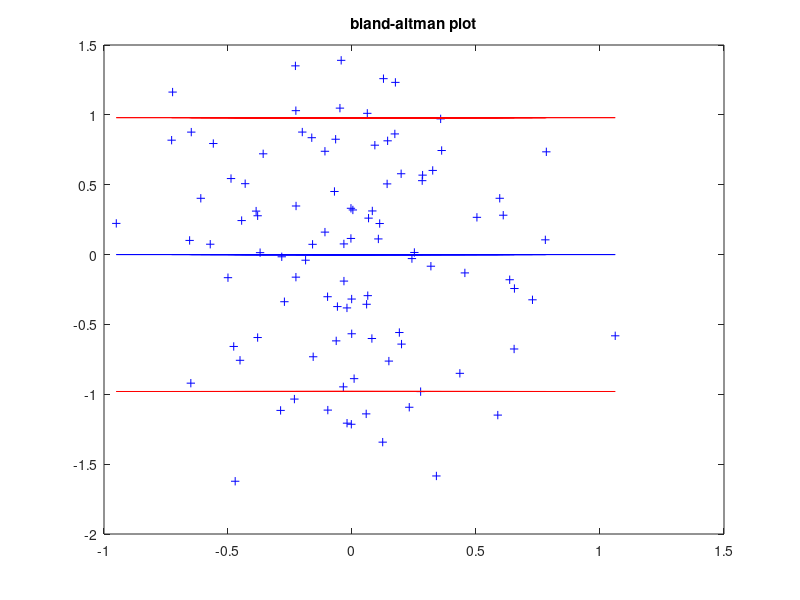

This chart was generated by the following MATLAB code: (Note: this script raises an error after producing the figure.)
% close all;
% Create two vectors of 100 random Gaussian values with mean =0 and std=0.5.
% Depict the bland-altman plot and the boxplot of the error.

rand1 = 0 + 0.5.*randn(100,1);
rand2 = 0 + 0.5.*randn(100,1);

%Horizontal lines are drawn at the mean difference, and at the limits of agreement, 
%which are defined as the mean difference plus and minus 1.96 times the standard deviation of the differences

figure(); plot((rand1+rand2)/2,rand1-rand2,'b+'); title('bland-altman plot');
hold on; plot((rand1+rand2)/2,zeros(100,1),'b-'); 
hold on; plot((rand1+rand2)/2,ones(100,1)*1.96*0.5,'r-'); 
hold on; plot((rand1+rand2)/2,ones(100,1)*(-1.96*0.5),'r-');


figure(); boxplot([rand1 rand2],{'rand1' 'rand2'}); title('box plot');